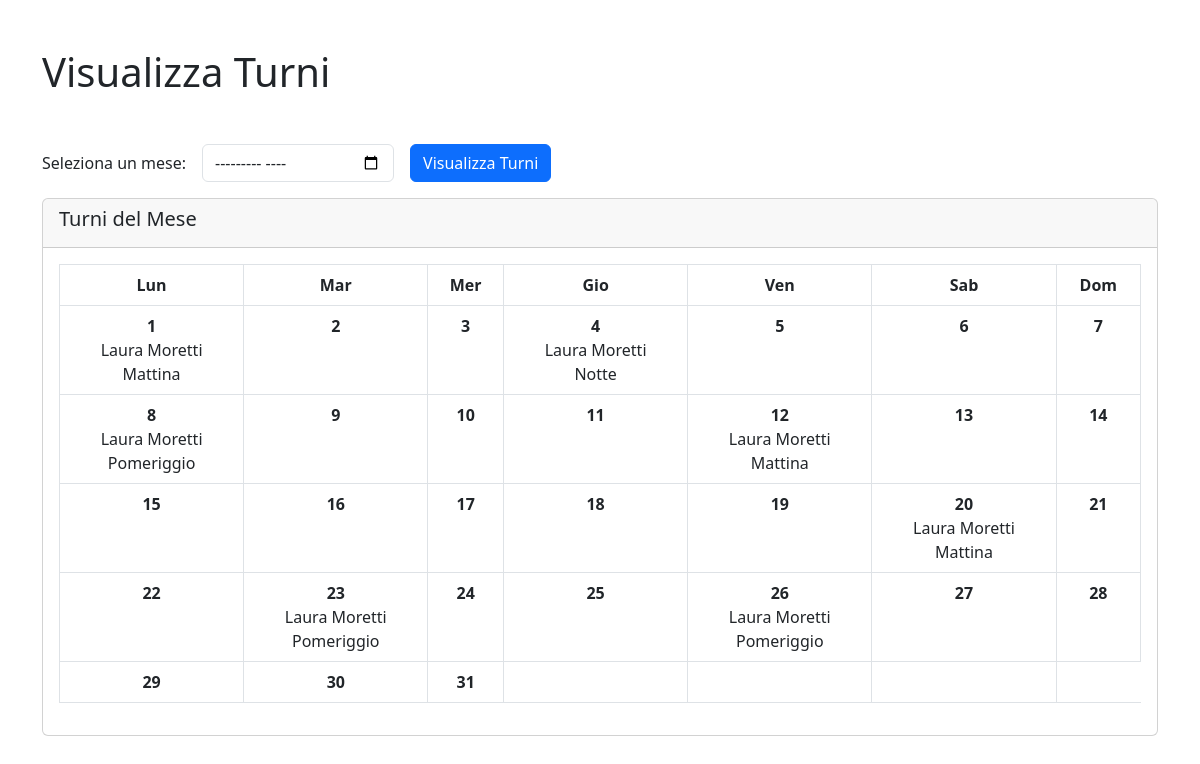
The app's page /view/operatore/visualizza_turni.php?nBadge=O001 with its own data.
### tables this page shows
CREATE TABLE `turnooperatore` (
  `nBadge` varchar(6) NOT NULL,
  `data` date NOT NULL,
  `tipoTurno` varchar(2) NOT NULL
);

CREATE TABLE `operatore` (
  `nBadge` varchar(6) NOT NULL,
  `tipologia` varchar(10) NOT NULL,
  `nome` varchar(20) NOT NULL,
  `cognome` varchar(20) NOT NULL,
  `CF` varchar(16) DEFAULT NULL,
  `emailAziendale` varchar(300) NOT NULL,
  `dataNascita` date NOT NULL,
  `luogoNascita` varchar(20) NOT NULL,
  `recapitoTelefonico` bigint(1) NOT NULL,
  `password` varchar(20) NOT NULL,
  `inizioRapporto` date NOT NULL,
  `fineRapporto` date DEFAULT NULL,
  `idAmministratore` varchar(6) NOT NULL
);

### includes/database.php (called while the page is built, shortened)
<?php
function get_turni_operatore($mysqli, $nBadge, $mese) {
    $query = "
        SELECT tm.nBadge, m.nome, m.cognome, tm.data, tm.tipoTurno
        FROM turnooperatore tm
        JOIN operatore m ON tm.nBadge = m.nBadge
        WHERE tm.nBadge = ? AND MONTH(tm.data) = ?
    ";
    $stmt = mysqli_prepare($mysqli, $query);
    mysqli_stmt_bind_param($stmt, 'ss', $nBadge, $mese);
    mysqli_stmt_execute($stmt);
    $result = mysqli_stmt_get_result($stmt);
    $turni = [];
    while ($row = mysqli_fetch_assoc($result)) {
        $turni[] = $row;
    }
    return $turni;
}

### view/operatore/visualizza_turni.php (the view, shortened to what this page needs)
<?php
include_once("../../includes/database.php");
$turni = [];
$nBadge = $_GET['nBadge'];
if ($_SERVER["REQUEST_METHOD"] == "POST") {
    if (isset($_POST['mese'])) {
        $mese = date("m", strtotime($_POST['mese']));
        $anno = date("Y", strtotime($_POST['mese']));
        $turni = get_turni_operatore($con, $nBadge, $mese, $anno);
    } else {
        $mese = date("m");
        $anno = date("Y");
        $turni = get_turni_operatore($con, $nBadge, $mese, $anno);
    }
} else {
    $mese = date("m");
    $anno = date("Y");
    $turni = get_turni_operatore($con, $nBadge, $mese, $anno);
}
function generate_calendar($mese, $anno, $turni) {
    $daysInMonth = date("t", strtotime("$anno-$mese-01"));
    $firstDayOfMonth = date("N", strtotime("$anno-$mese-01"));
    $calendar = '<table class="table table-bordered"><thead><tr>';
    $daysOfWeek = ['Lun', 'Mar', 'Mer', 'Gio', 'Ven', 'Sab', 'Dom'];
    foreach ($daysOfWeek as $day) {
        $calendar .= "<th>$day</th>";
    }
    $calendar .= '</tr></thead><tbody><tr>';
    for ($i = 1; $i < $firstDayOfMonth; $i++) {
        $calendar .= '<td></td>';
    }
    for ($day = 1; $day <= $daysInMonth; $day++) {
        $date = sprintf("%04d-%02d-%02d", $anno, $mese, $day);
        $turniPerGiorno = array_filter($turni, function($turno) use ($date) {
            return $turno['data'] == $date;
        });
        $mattinaTurni = [];
        $pomeriggioTurni = [];
        $notteTurni = [];
        foreach ($turniPerGiorno as $turno) {
            switch ($turno['tipoTurno']) {
                case 'M':
                    $mattinaTurni[] = $turno;
                    break;
                case 'P':
                    $pomeriggioTurni[] = $turno;
                    break;
                case 'N':
                    $notteTurni[] = $turno;
                    break;
            }
        }
        $calendar .= '<td>';
        $calendar .= "<strong>$day</strong><br>";
        foreach ($mattinaTurni as $turno) {
            $calendar .= htmlspecialchars($turno['nome'] . ' ' . $turno['cognome']) . "<br>Mattina<br>";
        }
        foreach ($pomeriggioTurni as $turno) {
            $calendar .= htmlspecialchars($turno['nome'] . ' ' . $turno['cognome']) . "<br>Pomeriggio<br>";
        }
        foreach ($notteTurni as $turno) {
            $calendar .= htmlspecialchars($turno['nome'] . ' ' . $turno['cognome']) . "<br>Notte<br>";
        }
        $calendar .= '</td>';
        if (($day + $firstDayOfMonth - 1) % 7 == 0) {
            $calendar .= '</tr><tr>';
        }
    }
    while (($day + $firstDayOfMonth - 1) % 7 != 0) {
        $calendar .= '<td></td>';
        $day++;
    }
    $calendar .= '</tr></tbody></table>';
    return $calendar;
}
?>
<!DOCTYPE html>
<html lang="en">
<head>
    <link rel="stylesheet" href="../../css/righeTabella.css">
    <link href="https://cdn.jsdelivr.net/npm/bootstrap@5.3.0-alpha1/dist/css/bootstrap.min.css" rel="stylesheet">
</head>
<body>
    <div class="container py-5">
        <h1 class="mb-5">Visualizza Turni</h1>
        <form action="" method="post" class="mb-3">
            <div class="row g-3">
                <div class="col-auto">
                    <label for="mese" class="col-form-label">Seleziona un mese:</label>
                </div>
                <div class="col-auto">
                    <input type="month" id="mese" name="mese" class="form-control">
                </div>
                <div class="col-auto">
                    <button type="submit" class="btn btn-primary">Visualizza Turni</button>
                </div>
            </div>
        </form>
        <div class="card">
            <div class="card-header">
                <h5 class="card-title">Turni del Mese</h5>
            </div>
            <div class="card-body">
                <?php echo generate_calendar($mese, $anno, $turni); ?>
            </div>
        </div>
    </div>
</body>
</html>

### view/operatore/visualizza_turni.php (style rules this page uses)
table { width: 100%; border-collapse: collapse; }
th, td { text-align: center; padding: 10px; }
th { background-color: #f8f9fa; }
td { border: 1px solid #dee2e6; vertical-align: top; }

### records on screen
turnooperatore: nBadge.cognome "Laura Moretti"
turnooperatore: nBadge.cognome "Laura Moretti"
turnooperatore: nBadge.cognome "Laura Moretti"
turnooperatore: nBadge.cognome "Laura Moretti"
turnooperatore: nBadge.cognome "Laura Moretti"
turnooperatore: nBadge.cognome "Laura Moretti"
turnooperatore: nBadge.cognome "Laura Moretti"

### other values on screen
$day "Lun"
$day "Mar"
$day "Mer"
$day "Gio"
$day "Ven"
$day "Sab"
$day "Dom"
